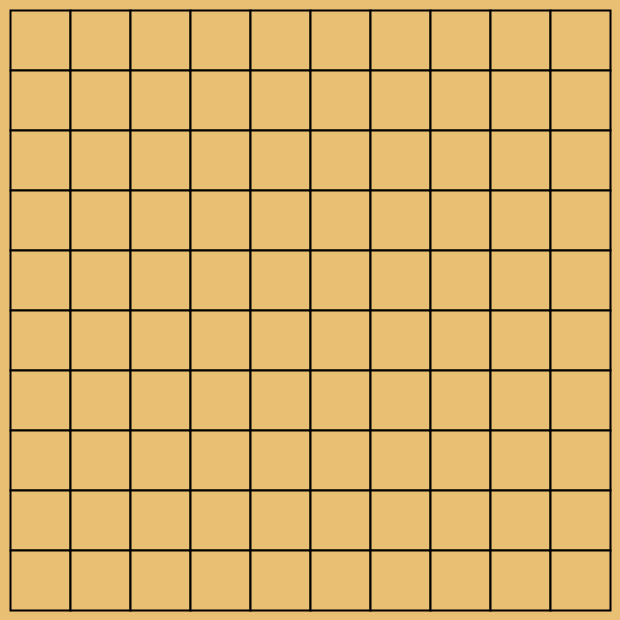
Frame 1 (no input)
Frame 60 (the mouse pressed at the canvas centre just before this capture): identical to frame 1, image omitted
Frame 120 (the mouse held since frame 60 and released just before this capture): identical to frame 1, image omitted

The Processing sketch that drew this single still picture (run headless with seeded random() and noise(); from frame 60 on, the mouse is pressed at the canvas centre):

// Processing sketch: week08_2
// ── week08_2.pde
//week08-2 好玩的程式設計 黑白棋
void setup() {   
  size(620, 620);
}
int [][] board = new int[10][10];
void mousePressed() {
  int i = (mouseY-10)/60, j = (mouseX-10)/60;
  if (mouseButton==LEFT) board[i][j] = 1;
  if (mouseButton==RIGHT) board[i][j] = 2;
  if (mouseButton==CENTER) board[i][j] = 0;
}
void draw() { 
  background(#E8BF73);
  for(int i = 0; i<10; i++) {
    for(int j = 0; j<10; j++) {
      int x = 10 + j * 60, y = 10 + i * 60;
      fill(#E8BF73);
      strokeWeight(2);
      rect(x, y, 60, 60);
      if (board[i][j] == 1) fill(0);
      if (board[i][j] == 2) fill(255);
      if (board[i][j] != 0) ellipse(30+x, 30+y, 50, 50);
    }
  }
}
